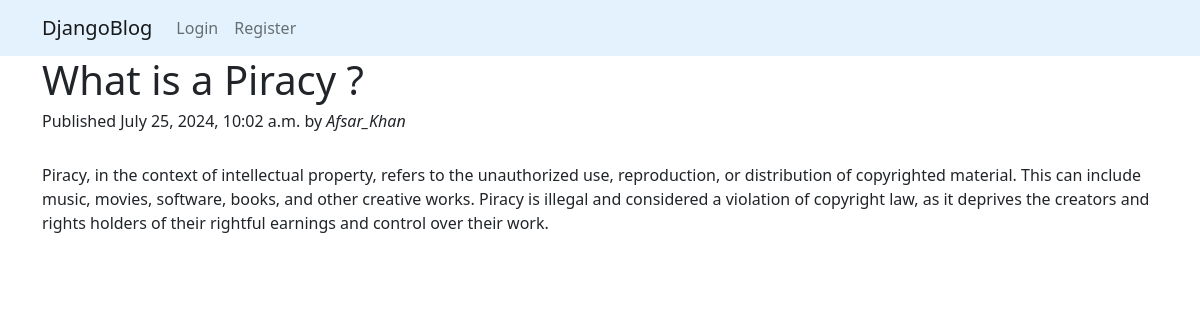
The page /articles/what-is-a-piracy/ on the database its author committed.
### articles/models.py (models this page shows, shortened)
class Article(models.Model):
    title = models.CharField(max_length=200)
    description = models.TextField()
    slug = models.SlugField(max_length=100, unique=True)
    published = models.DateTimeField(auto_now_add=True)
    author = models.ForeignKey(User, on_delete=models.CASCADE)

### articles/views.py (the view)
# urls.py: path('articles/<slug:slug>/', article_details, name='article_details'),
def article_details(request, slug):
    article = get_object_or_404(Article, slug=slug)
    return render(request, 'details.html', {'article':article})

### articles/templates/details.html (shortened to what this page needs)
{% extends 'base.html' %}
{% block body %}
<div class="container">
    <h1>{{article.title}}</h1>
    <h6>Published {{article.published}} by <i>{{article.author}}</i></h6>
    <br>
    <p>{{article.description}}</p>
</div>
{% endblock %}

### rows shown on the page
Article: title "What is a Piracy ?", published "July 25, 2024, 10:02 a.m.", author "Afsar_Khan", description "Piracy, in the context of intellectual property, refers to the unauthorized use, reproduction, or distribution of copyrighted material. This can include music, movies, software, books, and other creative works. Piracy is illegal and considered a violation of copyright law, as it deprives the creators and rights holders of their rightful earnings and control over their work."
